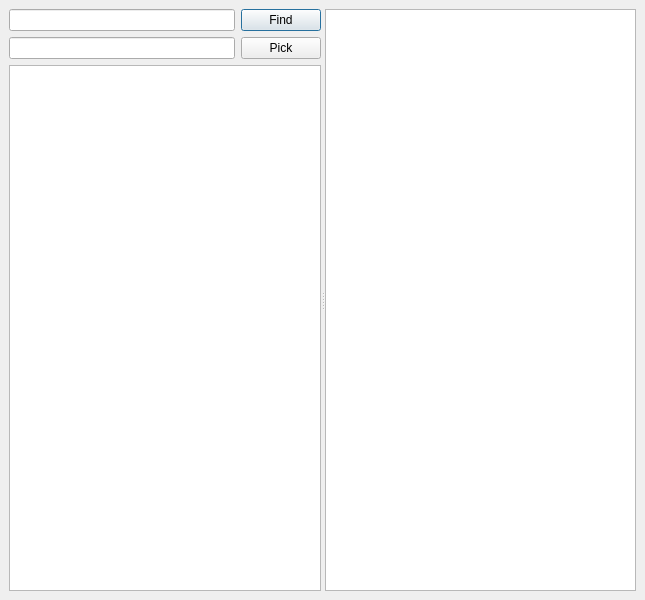
<?xml version="1.0" encoding="UTF-8"?>
<ui version="4.0">
 <class>FTx</class>
 <widget class="QMainWindow" name="FTx">
  <property name="geometry">
   <rect>
    <x>0</x>
    <y>0</y>
    <width>645</width>
    <height>600</height>
   </rect>
  </property>
  <property name="windowTitle">
   <string>FTx</string>
  </property>
  <widget class="QWidget" name="cw">
   <property name="mouseTracking">
    <bool>false</bool>
   </property>
   <layout class="QVBoxLayout" name="verticalLayout">
    <item>
     <widget class="QSplitter" name="spl">
      <property name="orientation">
       <enum>Qt::Horizontal</enum>
      </property>
      <widget class="QWidget" name="layoutWidget">
       <layout class="QVBoxLayout" name="vl_1">
        <item>
         <layout class="QHBoxLayout" name="hl_2">
          <item>
           <widget class="QLineEdit" name="ledFind">
            <property name="mouseTracking">
             <bool>false</bool>
            </property>
           </widget>
          </item>
          <item>
           <widget class="QPushButton" name="btnFind">
            <property name="mouseTracking">
             <bool>false</bool>
            </property>
            <property name="layoutDirection">
             <enum>Qt::LeftToRight</enum>
            </property>
            <property name="text">
             <string>Find</string>
            </property>
            <property name="default">
             <bool>true</bool>
            </property>
           </widget>
          </item>
         </layout>
        </item>
        <item>
         <layout class="QHBoxLayout" name="hl_3">
          <item>
           <widget class="QLineEdit" name="ledDir"/>
          </item>
          <item>
           <widget class="QPushButton" name="btnDir">
            <property name="text">
             <string>Pick</string>
            </property>
           </widget>
          </item>
         </layout>
        </item>
        <item>
         <widget class="QTableWidget" name="tblList"/>
        </item>
       </layout>
      </widget>
      <widget class="QTextEdit" name="txtShow"/>
     </widget>
    </item>
   </layout>
  </widget>
 </widget>
 <resources/>
 <connections/>
</ui>
